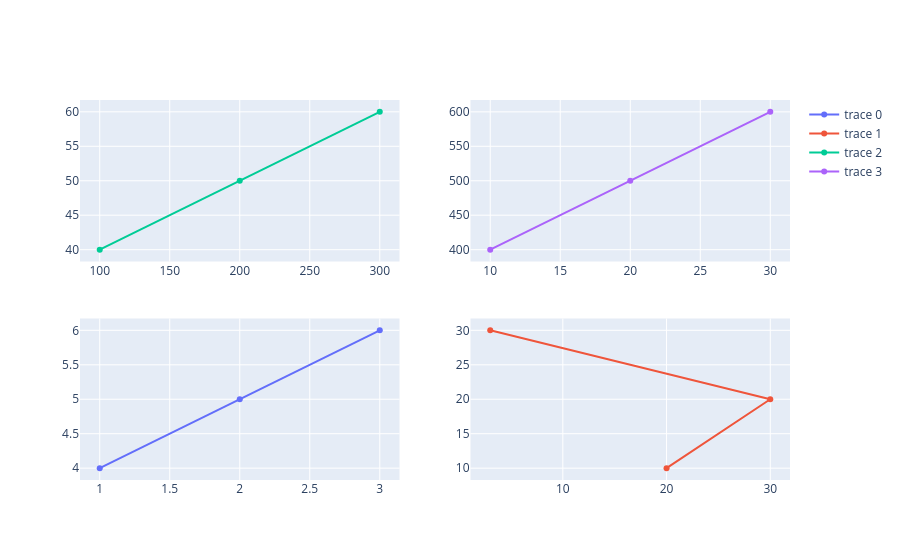

Write notebook code for a chart like this one.
### Code cell
fig = make_subplots(rows=2, cols=2, start_cell='bottom-left')
fig.add_trace(go.Scatter(x=[1,2,3], y=[4,5,6]),
              row=1,col=1)
fig.add_trace(go.Scatter(x=[20,30,3], y=[10,20,30]),
              row=1,col=2)
fig.add_trace(go.Scatter(x=[100,200,300], y=[40,50,60]),
              row=2,col=1)
fig.add_trace(go.Scatter(x=[10,20,30], y=[400,500,600]),
              row=2,col=2)
fig.show()

### Figure 1 — Plotly figure (JSON) as saved in the notebook; plotly's stock layout.template omitted (floating-point values rounded to 4 significant figures)
{"data": [{"type": "scatter", "x": [1, 2, 3], "xaxis": "x", "y": [4, 5, 6], "yaxis": "y"}, {"type": "scatter", "x": [20, 30, 3], "xaxis": "x2", "y": [10, 20, 30], "yaxis": "y2"}, {"type": "scatter", "x": [100, 200, 300], "xaxis": "x3", "y": [40, 50, 60], "yaxis": "y3"}, {"type": "scatter", "x": [10, 20, 30], "xaxis": "x4", "y": [400, 500, 600], "yaxis": "y4"}], "layout": {"xaxis": {"anchor": "y", "domain": [0, 0.45]}, "xaxis2": {"anchor": "y2", "domain": [0.55, 1]}, "xaxis3": {"anchor": "y3", "domain": [0, 0.45]}, "xaxis4": {"anchor": "y4", "domain": [0.55, 1]}, "yaxis": {"anchor": "x", "domain": [0, 0.425]}, "yaxis2": {"anchor": "x2", "domain": [0, 0.425]}, "yaxis3": {"anchor": "x3", "domain": [0.575, 1]}, "yaxis4": {"anchor": "x4", "domain": [0.575, 1]}}}
